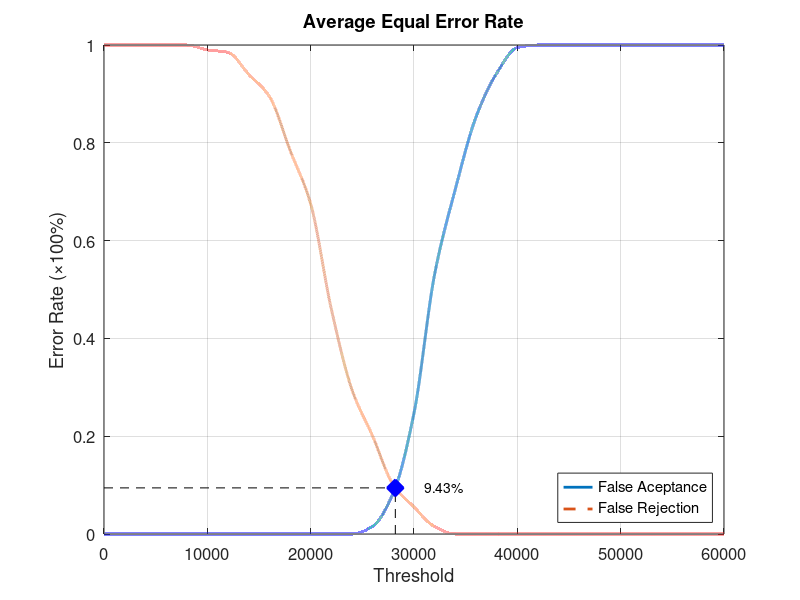
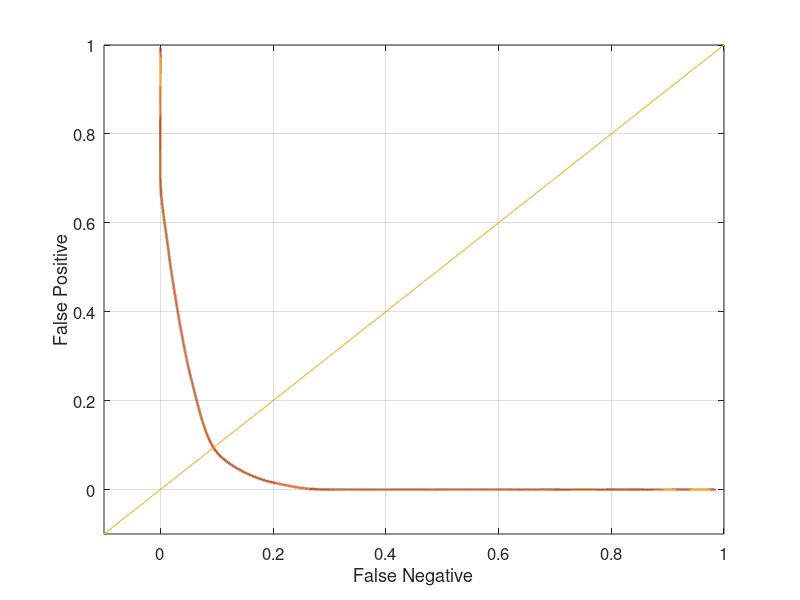

These charts were generated, in order, by the following MATLAB code:
function yEER = Database5_2
close all;
clear;
clc;
x = 0:2000:60000;
xq = 0:0.5:60000;

y0 = [0 0 0 0 0 0 0 0 0 0 0 0 0 0.0157895 0.0842105 0.247368 0.531579 0.705263 0.852632 0.942105 0.994737 1 1 1 1 1 1 1 1 1 1];
yy0 = interp1(x, y0, xq, 'pchip');
y1 = [1 1 1 1 1 0.99 0.985 0.94 0.895 0.785 0.675 0.46 0.295 0.2 0.1 0.055 0.015 0 0 0 0 0 0 0 0 0 0 0 0 0 0];
yy1 = interp1(x, y1, xq, 'pchip');

% Calculating EER: 
y2 = abs(y0 - y1);
find(y2 == min(y2))
yy2 = abs(yy0 - yy1);
xEER = find(yy2 == min(yy2));
xEERIndex = xq(xEER) % X-axis EER
yEER = yy0(xEER) % Y-axis EER

main = figure
plot(xq, yy0,'-','LineWidth', 2);	hold on
plot(xq, yy1,'--','LineWidth', 2);	hold on
plot([xEERIndex xEERIndex], [0 yEER], 'k--');	hold on
plot([0 xEERIndex], [yEER yEER], 'k--');	hold on
plot(xEERIndex, yEER, 'bx', 'LineWidth', 10);	hold on
text(xEERIndex + 10 * xEERIndex / 100, yEER, [num2str(round((10000 * yEER)) / 100) '%'])
legend('False Aceptance', 'False Rejection', 'Location', 'SouthEast')
xlabel('Threshold')
ylabel('Error Rate (\times100%)')
title('Average Equal Error Rate')
set(gca, 'FontSize', 12)
axis([0 60000 0 1])
grid on

print(main, 'Database5_2Main', '-dpng');
FNRxFPR = figure('Color', [1 1 1]);
plot(yy1, yy0, '-', yy1, yy0, 'LineWidth', 2);
hold on
y = -0.1:0.1:1
plot(y, y); 
set(gca, 'FontSize', 12)
xlabel('False Negative')
ylabel('False Positive')
axis([-0.1 1 -0.1 1])
set(gca, 'FontSize', 12)
grid on

print(FNRxFPR, 'Database5_2FNRxFPR','-dpng');
end
